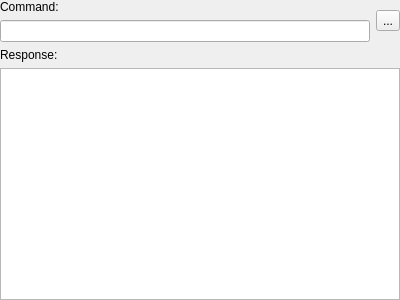
<?xml version="1.0" encoding="UTF-8"?>
<ui version="4.0">
 <class>Test1</class>
 <widget class="QWidget" name="Test1">
  <property name="geometry">
   <rect>
    <x>0</x>
    <y>0</y>
    <width>400</width>
    <height>300</height>
   </rect>
  </property>
  <property name="windowTitle">
   <string>Form</string>
  </property>
  <layout class="QVBoxLayout" name="verticalLayout_2">
   <property name="leftMargin">
    <number>0</number>
   </property>
   <property name="topMargin">
    <number>0</number>
   </property>
   <property name="rightMargin">
    <number>0</number>
   </property>
   <property name="bottomMargin">
    <number>0</number>
   </property>
   <item>
    <layout class="QHBoxLayout" name="horizontalLayout">
     <item>
      <layout class="QVBoxLayout" name="verticalLayout">
       <item>
        <widget class="QLabel" name="label_2">
         <property name="text">
          <string>Command:</string>
         </property>
        </widget>
       </item>
       <item>
        <widget class="QLineEdit" name="txtTest"/>
       </item>
      </layout>
     </item>
     <item>
      <widget class="StyledToolButton" name="cmdTest">
       <property name="text">
        <string>...</string>
       </property>
       <property name="icon">
        <iconset>
         <normaloff>images/tool.png</normaloff>images/tool.png</iconset>
       </property>
       <property name="adjustSize" stdset="0">
        <bool>true</bool>
       </property>
      </widget>
     </item>
    </layout>
   </item>
   <item>
    <widget class="QLabel" name="label">
     <property name="text">
      <string>Response:</string>
     </property>
    </widget>
   </item>
   <item>
    <widget class="QPlainTextEdit" name="txtResponse">
     <property name="readOnly">
      <bool>true</bool>
     </property>
    </widget>
   </item>
  </layout>
  <action name="actPluginTest1Send">
   <property name="text">
    <string>&amp;Send</string>
   </property>
  </action>
 </widget>
 <customwidgets>
  <customwidget>
   <class>StyledToolButton</class>
   <extends>QToolButton</extends>
   <header>styledtoolbutton.h</header>
  </customwidget>
 </customwidgets>
 <resources/>
 <connections>
  <connection>
   <sender>actPluginTest1Send</sender>
   <signal>triggered()</signal>
   <receiver>cmdTest</receiver>
   <slot>click()</slot>
   <hints>
    <hint type="sourcelabel">
     <x>-1</x>
     <y>-1</y>
    </hint>
    <hint type="destinationlabel">
     <x>383</x>
     <y>27</y>
    </hint>
   </hints>
  </connection>
 </connections>
</ui>
